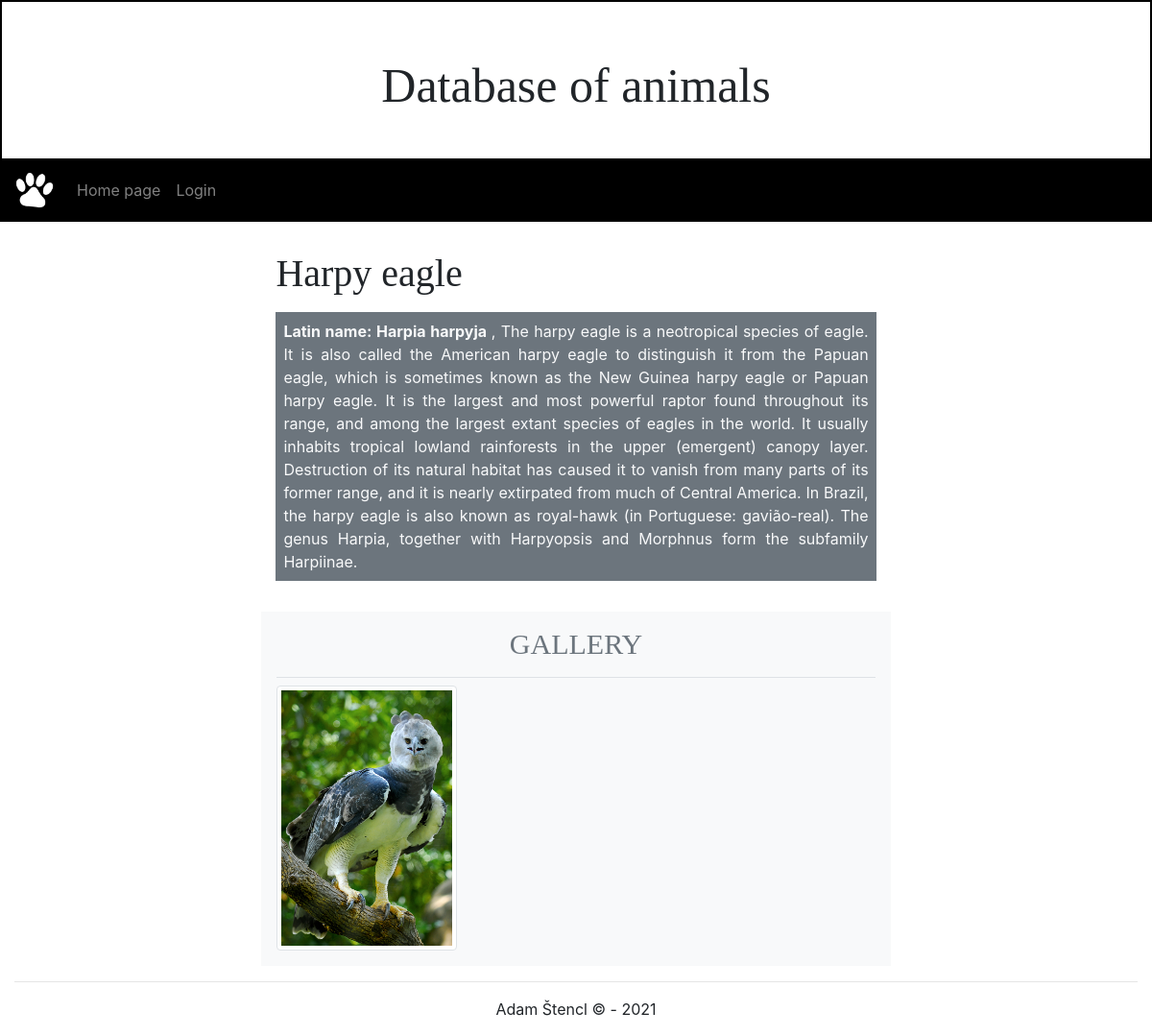
Screenshot of /app/details/21/ with the database file from the repository.
### app/models.py (models this page shows, shortened)
class Animal(models.Model):
    name = models.CharField(max_length=200, verbose_name="Name")
    latinn = models.CharField(max_length=200, verbose_name="Latin name")
    typee = models.ManyToManyField(Type, verbose_name="Type", help_text='select an animal type')
    info = models.TextField(blank=True, null=True, verbose_name="Info")
    image = models.ImageField(upload_to=poster_path, blank=True, null=True, verbose_name="Image")
    class Meta:
        ordering = ["name"]

class Attachment(models.Model):
    title = models.CharField(max_length=200, verbose_name="Title")
    last_update = models.DateTimeField(auto_now=True)
    file = models.FileField(upload_to=attachment_path, null=True, verbose_name="File")
    TYPE_OF_ATTACHMENT = (
        ('audio','Audio'),
        ('image','Image'),
        ('text','Text'),
        ('video','Video'),
        ('other','Other'),
    )
    type = models.CharField(max_length=5, choices=TYPE_OF_ATTACHMENT, blank=True,
    default='image', help_text='Select attachment type', verbose_name="Attachment type")
    animal = models.ForeignKey(Animal, on_delete=models.CASCADE)
    class Meta:
        ordering = ["-last_update", "type"]

### app/views.py (the view)
# urls.py: path('details/<int:pk>/', views.AnimalDetailView.as_view(), name='animal-detail'),
class AnimalDetailView(DetailView):
    model = Animal
    context_object_name = 'animal_detail'
    template_name = 'detail.html'

### app/templates/detail.html (shortened to what this page needs)
{% extends "base.html" %}
{% block content %}
<div style="margin-left: 22%; margin-right: 22%;">
    <div class="col-lg-12 mb-3">
        <h2 style="font-family: 'Cinzel', serif; font-size: 40px;" class="display-4 mb-3">{{ animal_detail.name }}</h2>
        <div class="bg-secondary text-light p-2 mb-3 text-justify"><b>Latin name: {{ animal_detail.latinn }} </b>,
            {{ animal_detail.info }}
        </div>
    </div>
    <div class="col-lg-12 bg-light p-3">
        <h3 style="font-family: 'Cinzel', serif; font-size: 30px;" class="border-bottom pb-3 text-secondary text-center text-uppercase">Gallery</h3>
        <div class="row">
        {% for image in animal_detail.attachment_set.all %}
            <div class="col-lg-6 col-xl-4">
                <a href="{{ image.file.url }}" data-toggle="lightbox" data-gallery="gallery">
                    <img src="{{ image.file.url }}" class="img-fluid img-thumbnail" alt="{{ image.name }}">
                </a>
            </div>
        {% endfor %}
        </div>
    </div>
</div>
{% endblock %}

### rows the page displays
Animal: name "Harpy eagle", latinn "Harpia harpyja", info "The harpy eagle is a neotropical species of eagle. It is also called the American harpy eagle to distinguish it from the Papuan eagle, which is sometimes known as the New Guinea harpy eagle or Papuan harpy eagle. It is the largest and most powerful raptor found throughout its range, and among the largest extant species of eagles in the world. It usually inhabits tropical lowland rainforests in the upper (emergent) canopy layer. Destruction of its natural habitat has caused it to vanish from many parts of its former range, and it is nearly extirpated from much of Central America. In Brazil, the harpy eagle is also known as royal-hawk (in Portuguese: gavião-real). The genus Harpia, together…"
Attachment: file (picture)
